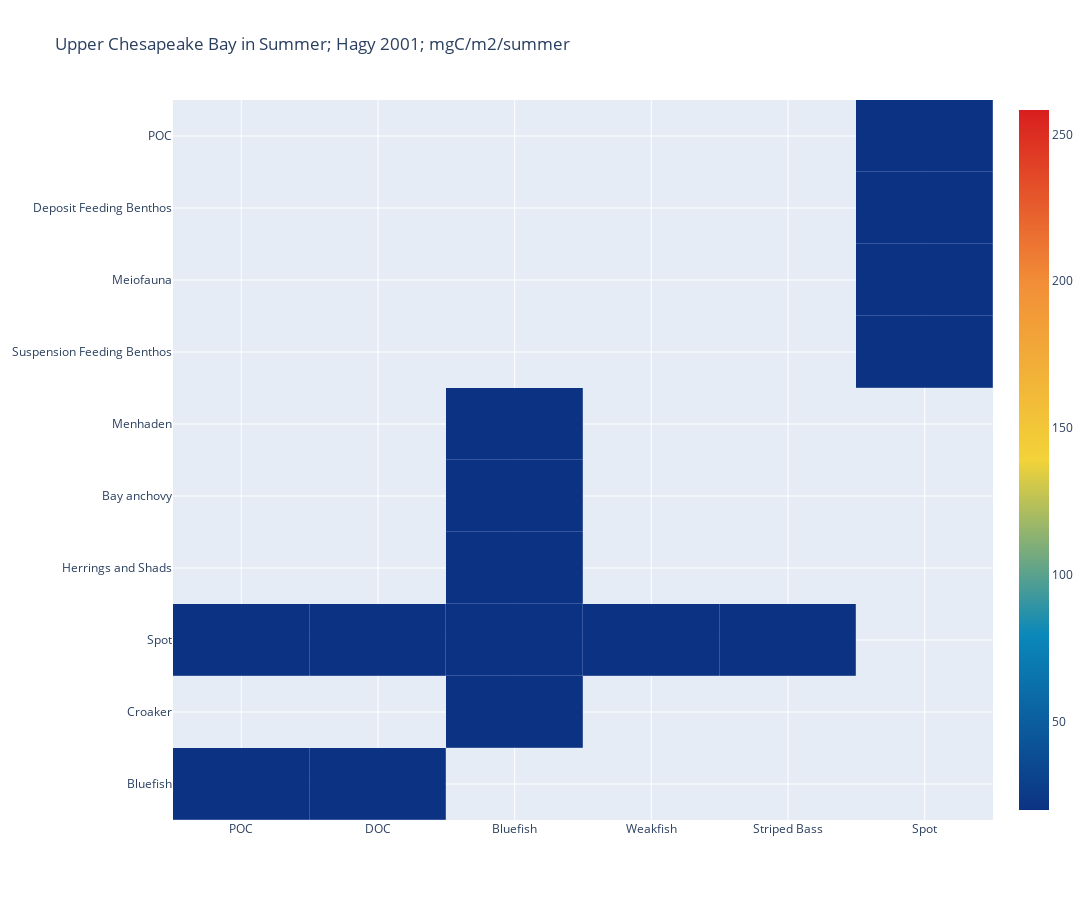

Notebook cell for this chart:
### Code cell
heat_for_name(food_webs[0], ['Bluefish', 'Spot'], True, False)

### Figure 1 — Plotly figure (JSON) as saved in the notebook; plotly's stock layout.template omitted (floating-point values rounded to 4 significant figures)
{"data": [{"colorscale": [[0, "rgb(12,51,131)"], [0.25, "rgb(10,136,186)"], [0.5, "rgb(242,211,56)"], [0.75, "rgb(242,143,56)"], [1, "rgb(217,30,30)"]], "type": "heatmap", "x": ["POC", "DOC", "Bluefish", "Weakfish", "Bluefish", "Striped Bass", "POC", "DOC", "Bluefish", "Bluefish", "Bluefish", "Spot", "Spot", "Spot", "Spot"], "xgap": 0.2, "y": ["Bluefish", "Bluefish", "Croaker", "Spot", "Spot", "Spot", "Spot", "Spot", "Herrings and Shads", "Bay anchovy", "Menhaden", "Suspension Feeding Benthos", "Meiofauna", "Deposit Feeding Benthos", "POC"], "ygap": 0.2, "z": [9.82e-05, 9.82e-05, 4.327e-05, 0.0001226, 0.0001734, 3.86e-05, 0.0002093, 0.0002093, 0.0002167, 0.00026, 0.0001734, 0.0005041, 0.000126, 0.0005041, 0.000126], "zmax": 258.3, "zmin": 19.78}], "layout": {"autosize": true, "height": 900, "legend": {"orientation": "h", "x": 1, "xanchor": "right", "y": 1, "yanchor": "bottom"}, "title": {"text": "Upper Chesapeake Bay in Summer; Hagy 2001; mgC/m2/summer"}, "width": 1200, "xaxis": {"autorange": true, "range": [-0.5, 5.5], "type": "category"}, "yaxis": {"autorange": true, "range": [-0.5, 9.5], "type": "category"}}}
